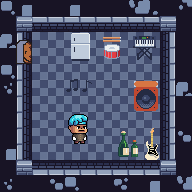

This is a level from a 2D game, rendered from its Tiled map with the project's own tilesets. A one-line summary and the complete map file follow:
An orthogonal 12x12 tile map with 16x16 px tiles, 5 tile layers (Floor, Walls, Vivaan Door Exit, Furniture, ...), 6 tilesets.

<map version="1.10" tiledversion="1.11.2" orientation="orthogonal" renderorder="right-down" width="12" height="12" tilewidth="16" tileheight="16" infinite="0" nextlayerid="6" nextobjectid="1">
 <tileset firstgid="1" source="Set 1.1.tsx" />
 <tileset firstgid="127" source="door_open.tsx" />
 <tileset firstgid="128" source="beds_BR.tsx" />
 <tileset firstgid="184" source="stratocaster_4.tsx" />
 <tileset firstgid="185" source="MegaPixelArt32x32pxIcons_SpriteSheet.tsx" />
 <tileset firstgid="689" source="Character 5.tsx" />
 <layer id="1" name="Floor" width="12" height="12">
  <data encoding="csv">
49,49,49,49,49,49,49,49,49,49,49,49,
49,113,113,113,113,113,113,113,113,113,113,49,
49,113,113,113,113,113,113,113,113,113,113,49,
49,113,113,113,113,113,113,113,113,113,113,49,
49,113,113,113,113,113,113,113,113,113,113,49,
49,113,113,113,113,113,113,113,113,113,113,49,
49,113,113,113,113,113,113,113,113,113,113,49,
49,113,113,113,113,113,113,113,113,113,113,49,
49,113,113,113,113,113,113,113,113,113,113,49,
49,113,113,113,113,113,113,113,113,113,113,49,
49,113,113,113,113,113,113,113,113,113,113,49,
49,49,49,49,49,49,49,49,49,49,49,49
</data>
 </layer>
 <layer id="2" name="Walls" width="12" height="12">
  <data encoding="csv">
102,103,0,0,103,0,0,0,123,124,0,121,
0,64,14,14,14,14,14,14,14,14,64,0,
104,1610612750,0,0,0,0,0,0,0,0,2684354574,0,
0,0,0,0,0,0,0,0,0,0,2684354574,0,
102,1610612750,0,0,0,0,0,0,0,0,2684354574,0,
120,1610612750,0,0,0,0,0,0,0,0,2684354574,104,
0,1610612750,0,0,0,0,0,0,0,0,2684354574,0,
0,1610612750,0,0,0,0,0,0,0,0,2684354574,0,
0,1610612750,0,0,0,0,0,0,0,0,2684354574,101,
103,1610612750,0,0,0,0,0,0,0,0,2684354574,0,
0,64,3221225486,3221225486,3221225486,3221225486,3221225486,3221225486,3221225486,3221225486,64,0,
120,0,0,101,102,0,0,119,0,103,0,123
</data>
 </layer>
 <layer id="3" name="Vivaan Door Exit" width="12" height="12">
  <data encoding="csv">
0,0,0,0,0,0,0,0,0,0,0,0,
0,0,0,0,0,0,0,0,0,0,0,0,
0,0,0,0,0,0,0,0,0,0,0,0,
0,127,0,0,0,0,0,0,0,0,0,0,
0,0,0,0,0,0,0,0,0,0,0,0,
0,0,0,0,0,0,0,0,0,0,0,0,
0,0,0,0,0,0,0,0,0,0,0,0,
0,0,0,0,0,0,0,0,0,0,0,0,
0,0,0,0,0,0,0,0,0,0,0,0,
0,0,0,0,0,0,0,0,0,0,0,0,
0,0,0,0,0,0,0,0,0,0,0,0,
0,0,0,0,0,0,0,0,0,0,0,0
</data>
 </layer>
 <layer id="4" name="Furniture" width="12" height="12">
  <data encoding="csv">
0,0,0,0,0,0,0,0,0,0,0,0,
0,0,0,0,0,0,0,0,0,0,0,0,
0,0,0,0,0,0,0,0,0,0,0,0,
0,0,0,0,327,0,228,0,230,0,0,0,
0,0,0,0,0,0,0,0,0,0,0,0,
0,0,0,0,246,0,0,0,0,0,0,0,
0,0,0,0,0,0,0,0,0,0,0,0,
0,0,0,0,738,739,0,0,0,0,0,0,
0,0,0,0,786,787,0,0,0,0,0,0,
0,0,0,0,0,0,0,239,0,184,0,0,
0,0,0,0,0,0,0,0,0,0,0,0,
0,0,0,0,0,0,0,0,0,0,0,0
</data>
 </layer>
 <layer id="5" name="Vivaan Trigger" width="12" height="12">
  <data encoding="csv">
0,0,0,0,0,0,0,0,0,0,0,0,
0,0,0,0,0,0,0,0,0,0,0,0,
0,0,0,0,0,0,0,0,0,0,0,0,
0,0,0,0,0,0,0,0,0,0,0,0,
0,0,0,0,0,0,0,0,0,0,0,0,
0,0,0,0,0,0,0,0,0,0,0,0,
0,0,0,0,0,0,0,0,232,0,0,0,
0,0,0,0,0,0,0,0,0,0,0,0,
0,0,0,0,0,0,0,0,0,0,0,0,
0,0,0,0,0,0,0,0,0,0,0,0,
0,0,0,0,0,0,0,0,0,0,0,0,
0,0,0,0,0,0,0,0,0,0,0,0
</data>
 </layer>
</map>
